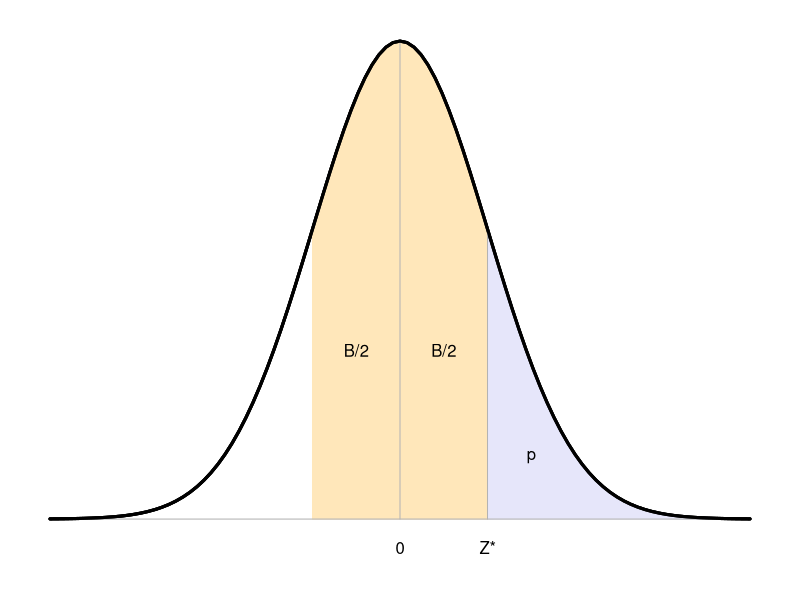

Write the R code that produced this figure.
## ---- chunk 1
op <- par(mar=c(3,1,1,1)+0.1)
xx <- seq(1,4,by=.01)
curve( dnorm(x), from=-4, to=4, xaxt="n", yaxt="n", xlab="", ylab="", bty="n", lwd=3 )
yy <- dnorm(xx,0,1)
polygon( x=c(1,xx), y=c(0,yy), col="lavender", border="lavender" )
# 20201128 added other polygon corresponding to B, three commands
xx <- seq(-1,1,by=.01) 
yy <- dnorm(xx,0,1)
polygon( x=c(-1,xx,1), y=c(0,yy,0), col="wheat1", border="wheat1" )
#
curve( dnorm(x), from=-4, to=4, xaxt="n", yaxt="n", xlab="", ylab="", bty="n", lwd=3, add=T )
text( 1.5, dnorm(1.5)*.4, "p", adj=.5, cex=1 )
# 20201128 added other polygon corresponding to B, two more commands
text( -0.5, dnorm(0.5)*.4, "B/2", adj=.5, cex=1 )
text( +0.5, dnorm(0.5)*.4, "B/2", adj=.5, cex=1 )
axis( side=1, at=c(0,1), labels=c("0","Z*"), cex=1, tick=F, line=-1 ) # cex is ignored
# abline( h=0, lty=1, col="grey70" ) # should not extend outside tails of distribution
segments( x0=-4, x1=4, y0=0, col="grey70" ) # as X axis
segments( x0=0, x1=0, y0=0, y1=dnorm(0), col="grey70" )
segments( x0=1, x1=1, y0=0, y1=yy[1], col="grey70" )
curve( dnorm(x), from=-4, to=4, xaxt="n", yaxt="n", xlab="", ylab="", bty="n", lwd=3, add=T )
par(op)
## ---- chunk 2
pvals <- c(.2,.1,.05,.025,.01,.005,.0025,.001)
appendixZ1 <- matrix("",nrow=1,ncol=1+length(pvals)) # matrix of char strings
for (i in 1:1) 
  for (j in 1:length(pvals))
    appendixZ1[i,j+1] <- format( qnorm( p=pvals[j], lower.tail=FALSE),
                               digits=4, nsmall=3 )
appendixZ1 <- rbind(
  c( "p", as.character(pvals) ),
  c( "B", paste(as.character(100-200*pvals),"%",sep="" ) ),
  appendixZ1
)
appendixZ1[3,1] <- "Z*"
# suppress first row, and use as column names
knitr::kable(
  appendixZ1[-1,], booktabs=TRUE, col.names=appendixZ1[1,], align="c" )
## ---- chunk 3
Zvals <- seq(from=0.5, to=3.5, by=0.5)
pvals <- pnorm(Zvals, lower.tail=FALSE )
appendixZ2 <- matrix("",nrow=1,ncol=length(pvals)+1)
# for (i in 1:1) 
#  for (j in 1:length(pvals))
#    appendixZ2[i,j+1] <- format( Zvals,
#                               digits=3, nsmall=1 )
appendixZ2[1,2:ncol(appendixZ2)] <- Zvals
appendixZ2 <- rbind(
  c( "p", format(pvals, digits=1, scientific=FALSE) ),
  c( "B", paste(as.character(round(100-200*pvals,digits=2)),"%",sep="" ) ),
  appendixZ2
)
appendixZ2[3,1] <- "Z*"
# suppress first row, and use as column names
knitr::kable(
  appendixZ2[-1,], booktabs=TRUE, col.names=appendixZ2[1,], align="c" )
